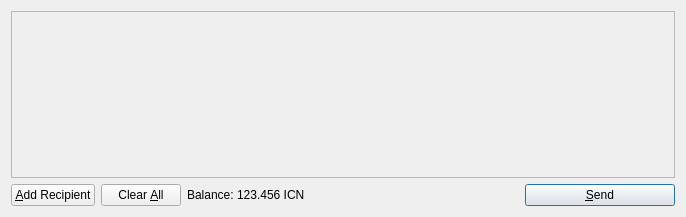
<?xml version="1.0" encoding="UTF-8"?>
<ui version="4.0">
 <class>SendCoinsDialog</class>
 <widget class="QDialog" name="SendCoinsDialog">
  <property name="geometry">
   <rect>
    <x>0</x>
    <y>0</y>
    <width>686</width>
    <height>217</height>
   </rect>
  </property>
  <property name="windowTitle">
   <string>Send Coins</string>
  </property>
  <layout class="QVBoxLayout" name="verticalLayout">
   <item>
    <widget class="QScrollArea" name="scrollArea">
     <property name="widgetResizable">
      <bool>true</bool>
     </property>
     <widget class="QWidget" name="scrollAreaWidgetContents">
      <property name="geometry">
       <rect>
        <x>0</x>
        <y>0</y>
        <width>666</width>
        <height>165</height>
       </rect>
      </property>
      <layout class="QVBoxLayout" name="verticalLayout_2">
       <property name="margin">
        <number>0</number>
       </property>
       <item>
        <layout class="QVBoxLayout" name="entries">
         <property name="spacing">
          <number>6</number>
         </property>
        </layout>
       </item>
       <item>
        <spacer name="verticalSpacer">
         <property name="orientation">
          <enum>Qt::Vertical</enum>
         </property>
         <property name="sizeHint" stdset="0">
          <size>
           <width>20</width>
           <height>40</height>
          </size>
         </property>
        </spacer>
       </item>
      </layout>
     </widget>
    </widget>
   </item>
   <item>
    <layout class="QHBoxLayout" name="horizontalLayout">
     <item>
      <widget class="QPushButton" name="addButton">
       <property name="toolTip">
        <string>Send to multiple recipients at once</string>
       </property>
       <property name="text">
        <string>&amp;Add Recipient</string>
       </property>
       <property name="icon">
        <iconset resource="../bitcoin.qrc">
         <normaloff>:/icons/add</normaloff>:/icons/add</iconset>
       </property>
       <property name="autoDefault">
        <bool>false</bool>
       </property>
      </widget>
     </item>
     <item>
      <widget class="QPushButton" name="clearButton">
       <property name="sizePolicy">
        <sizepolicy hsizetype="Minimum" vsizetype="Fixed">
         <horstretch>0</horstretch>
         <verstretch>0</verstretch>
        </sizepolicy>
       </property>
       <property name="toolTip">
        <string>Remove all transaction fields</string>
       </property>
       <property name="text">
        <string>Clear &amp;All</string>
       </property>
       <property name="icon">
        <iconset resource="../bitcoin.qrc">
         <normaloff>:/icons/remove</normaloff>:/icons/remove</iconset>
       </property>
       <property name="autoRepeatDelay">
        <number>300</number>
       </property>
       <property name="autoDefault">
        <bool>false</bool>
       </property>
      </widget>
     </item>
     <item>
      <layout class="QHBoxLayout" name="horizontalLayout_2">
       <property name="spacing">
        <number>3</number>
       </property>
       <item>
        <widget class="QLabel" name="label">
         <property name="text">
          <string>Balance:</string>
         </property>
        </widget>
       </item>
       <item>
        <widget class="QLabel" name="labelBalance">
         <property name="cursor">
          <cursorShape>IBeamCursor</cursorShape>
         </property>
         <property name="text">
          <string>123.456 ICN</string>
         </property>
         <property name="textInteractionFlags">
          <set>Qt::LinksAccessibleByMouse|Qt::TextSelectableByKeyboard|Qt::TextSelectableByMouse</set>
         </property>
        </widget>
       </item>
      </layout>
     </item>
     <item>
      <spacer name="horizontalSpacer">
       <property name="orientation">
        <enum>Qt::Horizontal</enum>
       </property>
       <property name="sizeHint" stdset="0">
        <size>
         <width>40</width>
         <height>20</height>
        </size>
       </property>
      </spacer>
     </item>
     <item>
      <widget class="QPushButton" name="sendButton">
       <property name="minimumSize">
        <size>
         <width>150</width>
         <height>0</height>
        </size>
       </property>
       <property name="toolTip">
        <string>Confirm the send action</string>
       </property>
       <property name="text">
        <string>&amp;Send</string>
       </property>
       <property name="icon">
        <iconset resource="../bitcoin.qrc">
         <normaloff>:/icons/send</normaloff>:/icons/send</iconset>
       </property>
       <property name="default">
        <bool>true</bool>
       </property>
      </widget>
     </item>
    </layout>
   </item>
  </layout>
 </widget>
 <resources>
  <include location="../bitcoin.qrc"/>
 </resources>
 <connections/>
</ui>
